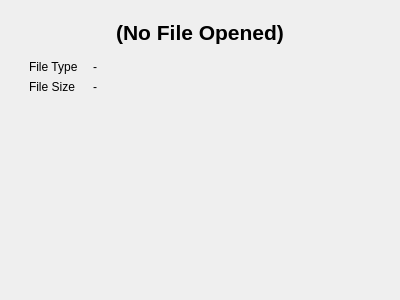
<?xml version="1.0" encoding="UTF-8"?>
<ui version="4.0">
 <class>FileViewWidget</class>
 <widget class="QWidget" name="FileViewWidget">
  <property name="geometry">
   <rect>
    <x>0</x>
    <y>0</y>
    <width>400</width>
    <height>300</height>
   </rect>
  </property>
  <property name="windowTitle">
   <string notr="true">Form</string>
  </property>
  <layout class="QVBoxLayout" name="verticalLayout">
   <item>
    <widget class="QWidget" name="contentWidget" native="true">
     <property name="sizePolicy">
      <sizepolicy hsizetype="Preferred" vsizetype="Preferred">
       <horstretch>3</horstretch>
       <verstretch>0</verstretch>
      </sizepolicy>
     </property>
     <property name="minimumSize">
      <size>
       <width>0</width>
       <height>0</height>
      </size>
     </property>
     <property name="maximumSize">
      <size>
       <width>16777215</width>
       <height>16777215</height>
      </size>
     </property>
     <layout class="QVBoxLayout" name="verticalLayout_2" stretch="0,0,0">
      <item>
       <widget class="QLabel" name="fileNameLabel">
        <property name="font">
         <font>
          <pointsize>16</pointsize>
          <weight>75</weight>
          <bold>true</bold>
         </font>
        </property>
        <property name="text">
         <string>(No File Opened)</string>
        </property>
        <property name="textFormat">
         <enum>Qt::PlainText</enum>
        </property>
        <property name="scaledContents">
         <bool>false</bool>
        </property>
        <property name="alignment">
         <set>Qt::AlignCenter</set>
        </property>
       </widget>
      </item>
      <item>
       <widget class="QWidget" name="fileInfoWidget" native="true">
        <property name="sizePolicy">
         <sizepolicy hsizetype="Minimum" vsizetype="Minimum">
          <horstretch>0</horstretch>
          <verstretch>0</verstretch>
         </sizepolicy>
        </property>
        <layout class="QFormLayout" name="formLayout">
         <property name="horizontalSpacing">
          <number>15</number>
         </property>
         <item row="1" column="0">
          <widget class="QLabel" name="label_4">
           <property name="text">
            <string>File Type</string>
           </property>
          </widget>
         </item>
         <item row="2" column="0">
          <widget class="QLabel" name="label_5">
           <property name="text">
            <string>File Size</string>
           </property>
          </widget>
         </item>
         <item row="1" column="1">
          <widget class="QLabel" name="fileTypeLabel">
           <property name="text">
            <string notr="true">-</string>
           </property>
          </widget>
         </item>
         <item row="2" column="1">
          <widget class="QLabel" name="fileSizeLabel">
           <property name="text">
            <string notr="true">-</string>
           </property>
          </widget>
         </item>
        </layout>
       </widget>
      </item>
      <item>
       <widget class="QWidget" name="contentPluginWidget" native="true">
        <property name="sizePolicy">
         <sizepolicy hsizetype="Expanding" vsizetype="Expanding">
          <horstretch>0</horstretch>
          <verstretch>1</verstretch>
         </sizepolicy>
        </property>
        <layout class="QHBoxLayout" name="horizontalLayout"/>
       </widget>
      </item>
     </layout>
    </widget>
   </item>
  </layout>
 </widget>
 <resources/>
 <connections/>
</ui>
